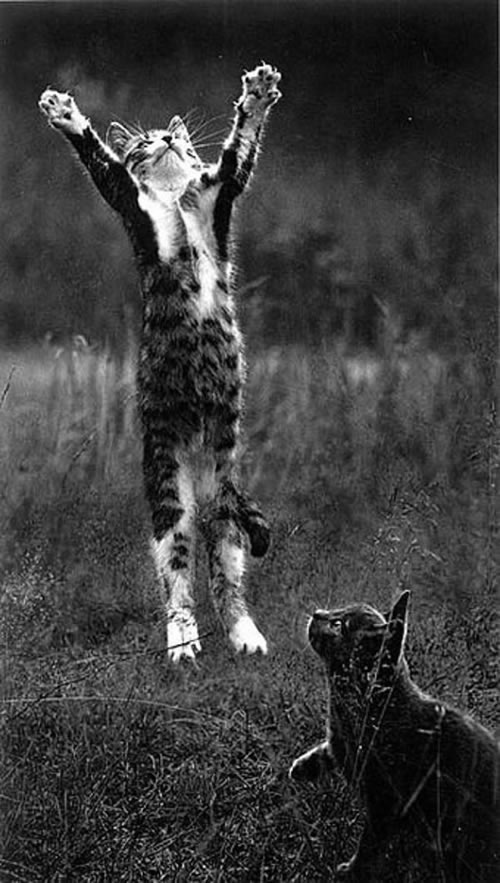
#> input picture a1.jpg, 500 x 883 px; its folder holds only this picture in this run
$ jupyter execute --allow-errors colorize.ipynb
#> lines starting #> are read from the running program, lines starting #| are printed output that depends on the picture
#> further down, img is the input picture: shape (883, 500, 3); min 0, max 255, mean 60.1
#> `img_lab = cv2.cvtColor(img_scale, cv2.COLOR_BGR2LAB)`: img_lab: shape (883, 500, 3) float32; mean of channels 0, 1, 2 24.6, 0, 0
#> `L = img_lab[:, :, 0]`:
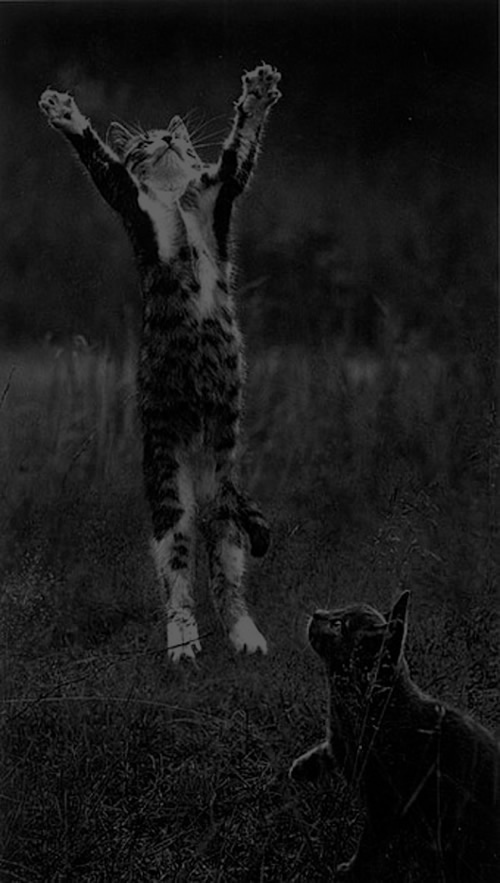
#> L: shape (883, 500) float32; min 0, max 100, mean 24.6
## Colorful Image Colorization

Richard Zhang, Phillip Isola, Alexei A. Efros

year: 2016

### Importing libraries

[cell 1]
import cv2
import numpy as np

### Load the model

[cell 2]
prototxt_path = 'colorization_deploy_v2.prototxt'
caffemodel_path = 'colorization_release_v2.caffemodel' # Change accordingly
npy_path = 'pts_in_hull.npy'
#> (the rest of this cell did not finish here and is left out)

#> (a cell that did not finish here is left out)

#> (a cell that did not finish here is left out)

### 1-Read an image, 2-Scale it, 3-Convert to Lab, 4-Resize
###  5- Pass image to the network, 6- Process the ab channel 7- Display the result

[cell 5]
cv2.namedWindow('img', cv2.WINDOW_NORMAL)
#> (the rest of this cell did not finish here and is left out)
